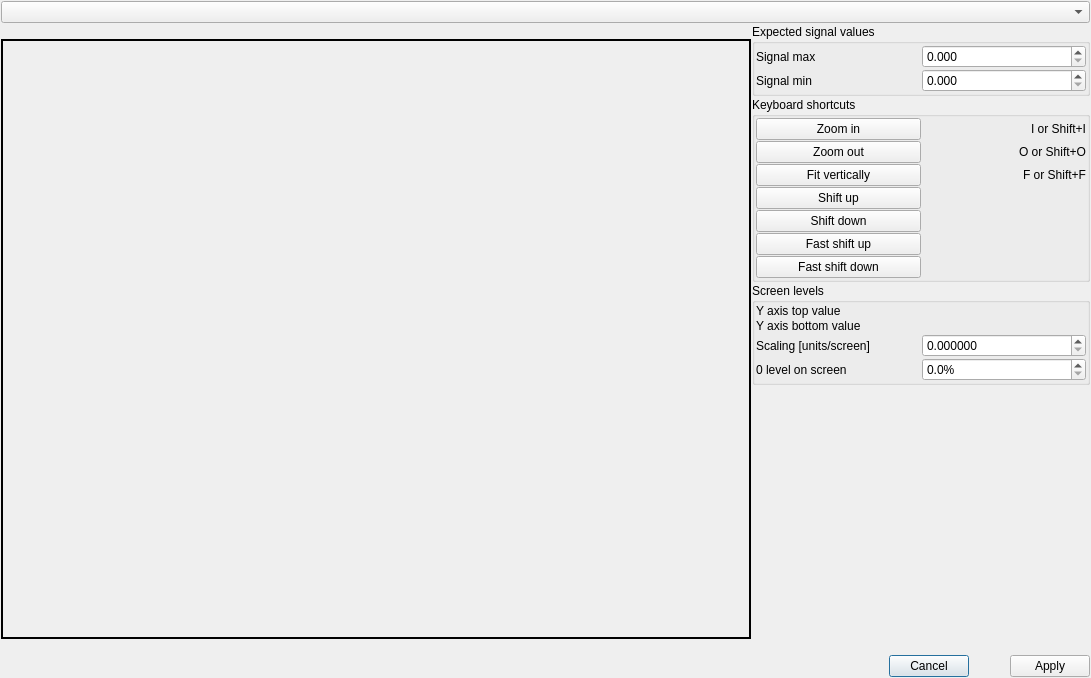
<?xml version="1.0" encoding="UTF-8"?>
<ui version="4.0">
 <class>ScaleDialog</class>
 <widget class="QDialog" name="ScaleDialog">
  <property name="geometry">
   <rect>
    <x>0</x>
    <y>0</y>
    <width>1091</width>
    <height>678</height>
   </rect>
  </property>
  <property name="windowTitle">
   <string>Dialog</string>
  </property>
  <layout class="QGridLayout" name="gridLayout_3">
   <property name="leftMargin">
  <number>1</number>
</property>
   <property name="topMargin">
  <number>1</number>
</property>
   <property name="rightMargin">
  <number>1</number>
</property>
   <property name="bottomMargin">
  <number>1</number>
</property>
   <property name="spacing">
  <number>1</number>
</property>
   <item row="5" column="0" colspan="2">
    <layout class="QHBoxLayout" name="horizontalLayout" stretch="1,0,0,0">
     <property name="spacing">
  <number>1</number>
</property>
     <item>
      <spacer name="horizontalSpacer_6">
       <property name="orientation">
        <enum>Qt::Orientation::Horizontal</enum>
       </property>
       <property name="sizeHint" stdset="0">
        <size>
         <width>40</width>
         <height>20</height>
        </size>
       </property>
      </spacer>
     </item>
     <item>
      <widget class="QPushButton" name="cancel_btn">
       <property name="text">
        <string>Cancel</string>
       </property>
       <property name="icon">
        <iconset resource="resource.qrc">
         <normaloff>:/erase.png</normaloff>:/erase.png</iconset>
       </property>
      </widget>
     </item>
     <item>
      <spacer name="horizontalSpacer_7">
       <property name="orientation">
        <enum>Qt::Orientation::Horizontal</enum>
       </property>
       <property name="sizeHint" stdset="0">
        <size>
         <width>40</width>
         <height>20</height>
        </size>
       </property>
      </spacer>
     </item>
     <item>
      <widget class="QPushButton" name="apply_btn">
       <property name="text">
        <string>Apply</string>
       </property>
       <property name="icon">
        <iconset resource="resource.qrc">
         <normaloff>:/checkmark.png</normaloff>:/checkmark.png</iconset>
       </property>
      </widget>
     </item>
    </layout>
   </item>
   <item row="4" column="1">
    <spacer name="verticalSpacer">
     <property name="orientation">
      <enum>Qt::Orientation::Vertical</enum>
     </property>
     <property name="sizeHint" stdset="0">
      <size>
       <width>20</width>
       <height>135</height>
      </size>
     </property>
    </spacer>
   </item>
   <item row="2" column="1">
    <widget class="QGroupBox" name="groupBox_2">
     <property name="title">
      <string>Keyboard shortcuts</string>
     </property>
     <layout class="QGridLayout" name="gridLayout">
      <property name="leftMargin">
  <number>1</number>
</property>
      <property name="topMargin">
  <number>1</number>
</property>
      <property name="rightMargin">
  <number>1</number>
</property>
      <property name="bottomMargin">
  <number>1</number>
</property>
      <property name="spacing">
  <number>1</number>
</property>
      <item row="2" column="0">
       <widget class="QPushButton" name="fit_btn">
        <property name="text">
         <string>Fit vertically</string>
        </property>
        <property name="icon">
         <iconset resource="resource.qrc">
          <normaloff>:/fit.png</normaloff>:/fit.png</iconset>
        </property>
       </widget>
      </item>
      <item row="2" column="1">
       <widget class="QLabel" name="label_3">
        <property name="text">
         <string>F or Shift+F</string>
        </property>
        <property name="alignment">
         <set>Qt::AlignmentFlag::AlignRight|Qt::AlignmentFlag::AlignTrailing|Qt::AlignmentFlag::AlignVCenter</set>
        </property>
       </widget>
      </item>
      <item row="1" column="0">
       <widget class="QPushButton" name="zoom_out_btn">
        <property name="text">
         <string>Zoom out</string>
        </property>
        <property name="icon">
         <iconset resource="resource.qrc">
          <normaloff>:/zoom-out.png</normaloff>:/zoom-out.png</iconset>
        </property>
       </widget>
      </item>
      <item row="1" column="1">
       <widget class="QLabel" name="label">
        <property name="text">
         <string>O or Shift+O</string>
        </property>
        <property name="alignment">
         <set>Qt::AlignmentFlag::AlignRight|Qt::AlignmentFlag::AlignTrailing|Qt::AlignmentFlag::AlignVCenter</set>
        </property>
       </widget>
      </item>
      <item row="5" column="0">
       <widget class="QPushButton" name="fast_shift_up_btn">
        <property name="text">
         <string>Fast shift up</string>
        </property>
        <property name="icon">
         <iconset resource="resource.qrc">
          <normaloff>:/shift_up.png</normaloff>:/shift_up.png</iconset>
        </property>
       </widget>
      </item>
      <item row="0" column="1">
       <widget class="QLabel" name="label_2">
        <property name="text">
         <string>I or Shift+I</string>
        </property>
        <property name="alignment">
         <set>Qt::AlignmentFlag::AlignRight|Qt::AlignmentFlag::AlignTrailing|Qt::AlignmentFlag::AlignVCenter</set>
        </property>
       </widget>
      </item>
      <item row="4" column="0">
       <widget class="QPushButton" name="shift_down_btn">
        <property name="text">
         <string>Shift down</string>
        </property>
        <property name="icon">
         <iconset resource="resource.qrc">
          <normaloff>:/down.png</normaloff>:/down.png</iconset>
        </property>
       </widget>
      </item>
      <item row="3" column="0">
       <widget class="QPushButton" name="shift_up_btn">
        <property name="text">
         <string>Shift up</string>
        </property>
        <property name="icon">
         <iconset resource="resource.qrc">
          <normaloff>:/up.png</normaloff>:/up.png</iconset>
        </property>
       </widget>
      </item>
      <item row="0" column="0">
       <widget class="QPushButton" name="zoom_in_btn">
        <property name="text">
         <string>Zoom in</string>
        </property>
        <property name="icon">
         <iconset resource="resource.qrc">
          <normaloff>:/zoom-in.png</normaloff>:/zoom-in.png</iconset>
        </property>
       </widget>
      </item>
      <item row="6" column="0">
       <widget class="QPushButton" name="fast_shift_down_btn">
        <property name="text">
         <string>Fast shift down</string>
        </property>
        <property name="icon">
         <iconset resource="resource.qrc">
          <normaloff>:/shift_down.png</normaloff>:/shift_down.png</iconset>
        </property>
       </widget>
      </item>
     </layout>
    </widget>
   </item>
   <item row="1" column="0" rowspan="4">
    <widget class="QLabel" name="plot">
     <property name="minimumSize">
      <size>
       <width>750</width>
       <height>600</height>
      </size>
     </property>
     <property name="maximumSize">
      <size>
       <width>750</width>
       <height>600</height>
      </size>
     </property>
     <property name="frameShape">
      <enum>QFrame::Shape::Box</enum>
     </property>
     <property name="lineWidth">
      <number>2</number>
     </property>
     <property name="text">
      <string/>
     </property>
    </widget>
   </item>
   <item row="1" column="1">
    <widget class="QGroupBox" name="groupBox_3">
     <property name="title">
      <string>Expected signal values</string>
     </property>
     <layout class="QGridLayout" name="gridLayout_4">
      <property name="leftMargin">
  <number>1</number>
</property>
      <property name="topMargin">
  <number>1</number>
</property>
      <property name="rightMargin">
  <number>1</number>
</property>
      <property name="bottomMargin">
  <number>1</number>
</property>
      <property name="spacing">
  <number>1</number>
</property>
      <item row="0" column="0">
       <widget class="QLabel" name="label_5">
        <property name="text">
         <string>Signal max</string>
        </property>
       </widget>
      </item>
      <item row="0" column="1">
       <widget class="QDoubleSpinBox" name="target_max">
        <property name="decimals">
         <number>3</number>
        </property>
        <property name="minimum">
         <double>0.000000000000000</double>
        </property>
        <property name="maximum">
         <double>1.000000000000000</double>
        </property>
       </widget>
      </item>
      <item row="1" column="0">
       <widget class="QLabel" name="label_9">
        <property name="text">
         <string>Signal min</string>
        </property>
       </widget>
      </item>
      <item row="1" column="1">
       <widget class="QDoubleSpinBox" name="target_min">
        <property name="decimals">
         <number>3</number>
        </property>
        <property name="minimum">
         <double>0.000000000000000</double>
        </property>
        <property name="maximum">
         <double>1.000000000000000</double>
        </property>
       </widget>
      </item>
     </layout>
    </widget>
   </item>
   <item row="3" column="1">
    <widget class="QGroupBox" name="groupBox_4">
     <property name="title">
      <string>Screen levels</string>
     </property>
     <layout class="QGridLayout" name="gridLayout_2">
      <property name="leftMargin">
  <number>1</number>
</property>
      <property name="topMargin">
  <number>1</number>
</property>
      <property name="rightMargin">
  <number>1</number>
</property>
      <property name="bottomMargin">
  <number>1</number>
</property>
      <property name="spacing">
  <number>1</number>
</property>
      <item row="3" column="0">
       <widget class="QLabel" name="label_10">
        <property name="text">
         <string>0 level on screen</string>
        </property>
       </widget>
      </item>
      <item row="1" column="0">
       <widget class="QLabel" name="label_8">
        <property name="text">
         <string>Y axis bottom value</string>
        </property>
       </widget>
      </item>
      <item row="3" column="1">
       <widget class="QDoubleSpinBox" name="offset">
        <property name="suffix">
         <string>%</string>
        </property>
        <property name="decimals">
         <number>1</number>
        </property>
        <property name="minimum">
         <double>0.000000000000000</double>
        </property>
        <property name="maximum">
         <double>1.000000000000000</double>
        </property>
       </widget>
      </item>
      <item row="0" column="0">
       <widget class="QLabel" name="label_4">
        <property name="text">
         <string>Y axis top value</string>
        </property>
       </widget>
      </item>
      <item row="2" column="0">
       <widget class="QLabel" name="label_13">
        <property name="text">
         <string>Scaling [units/screen]</string>
        </property>
       </widget>
      </item>
      <item row="2" column="1">
       <widget class="QDoubleSpinBox" name="scaling">
        <property name="decimals">
         <number>6</number>
        </property>
       </widget>
      </item>
      <item row="0" column="1">
       <widget class="QLabel" name="y_top">
        <property name="text">
         <string/>
        </property>
       </widget>
      </item>
      <item row="1" column="1">
       <widget class="QLabel" name="y_bottom">
        <property name="text">
         <string/>
        </property>
       </widget>
      </item>
     </layout>
    </widget>
   </item>
   <item row="0" column="0" colspan="2">
    <widget class="QComboBox" name="signal"/>
   </item>
  </layout>
 </widget>
 <tabstops>
  <tabstop>signal</tabstop>
  <tabstop>target_max</tabstop>
  <tabstop>target_min</tabstop>
  <tabstop>zoom_in_btn</tabstop>
  <tabstop>zoom_out_btn</tabstop>
  <tabstop>fit_btn</tabstop>
  <tabstop>shift_up_btn</tabstop>
  <tabstop>shift_down_btn</tabstop>
  <tabstop>fast_shift_up_btn</tabstop>
  <tabstop>fast_shift_down_btn</tabstop>
  <tabstop>scaling</tabstop>
  <tabstop>offset</tabstop>
  <tabstop>apply_btn</tabstop>
  <tabstop>cancel_btn</tabstop>
 </tabstops>
 <resources>
  <include location="resource.qrc"/>
 </resources>
 <connections/>
</ui>
